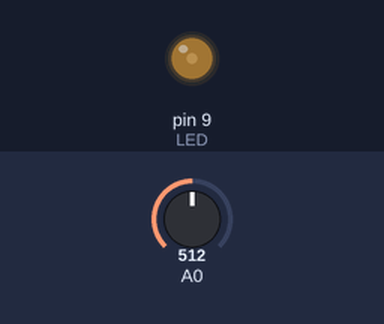
The sketch below on a simulated Arduino Uno, built with avr-gcc and run on an emulated ATmega328P. Shown: output pins drawn as LEDs (lit = HIGH). Inputs (shaded band) come from the test bench; at power-on: A0 = 512.

Above: at 1.2 s.
1.3 s: A0 set to 122
At 2.42 s:
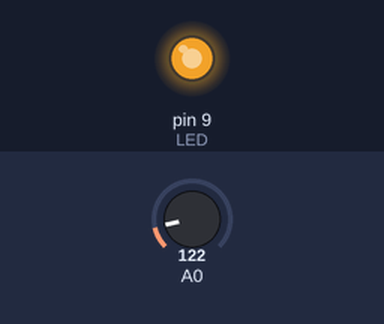
4.3 s: A0 set to 0
At 4.61 s:
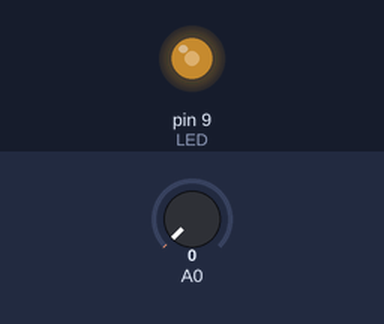
7.3 s: A0 set to 3
10.3 s: A0 set to 6
Timing chart, 0 to 14.3 s (numbered marks = the images above; inputs shaded):
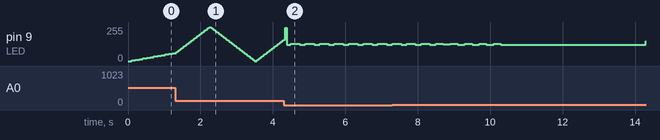

The sketch:

AnalogDemo.ino
```cpp
/**
* @Desc  可调呼吸灯
* @author 单片机菜鸟
* @Date  2016/12/8
* 注意：LED的一端接到5V，另外一端接到输出引脚，低电平亮
*       按键是高电平有效
*/

#define LED 9

void setup() {
  // put your setup code here, to run once:

}

void loop() {
  //从暗到亮，每次亮度值加5，直到最亮
  for(int fadeValue = 0;fadeValue<=255;fadeValue+=5){
     //输出PWM
     analogWrite(LED,fadeValue);
     //延时一下
     int delaytime = analogRead(A0)/5;//读取电位器输出电压 用于延时
     delay(delaytime);
  }

  //从亮到暗 每次亮度-5直到最暗
  for(int fadeValue=255;fadeValue>=0;fadeValue-=5){
     //输出PWM
     analogWrite(LED,fadeValue);
     //延时一下
     int delaytime = analogRead(A0)/5;
     delay(delaytime);
  }
}
```
